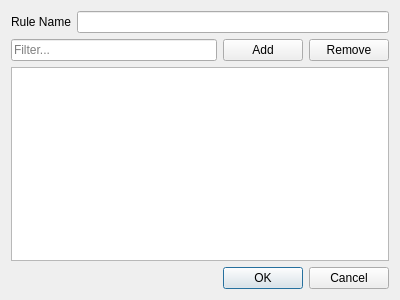
<?xml version="1.0" encoding="UTF-8"?>
<ui version="4.0">
 <class>Dialog</class>
 <widget class="QDialog" name="Dialog">
  <property name="geometry">
   <rect>
    <x>0</x>
    <y>0</y>
    <width>400</width>
    <height>300</height>
   </rect>
  </property>
  <property name="windowTitle">
   <string>Dialog</string>
  </property>
  <layout class="QVBoxLayout" name="verticalLayout" stretch="50,50,0,0">
   <item>
    <layout class="QHBoxLayout" name="horizontalLayout_2">
     <item>
      <widget class="QLabel" name="label_2">
       <property name="text">
        <string>Rule Name</string>
       </property>
      </widget>
     </item>
     <item>
      <widget class="QLineEdit" name="lineEdit_2"/>
     </item>
    </layout>
   </item>
   <item>
    <layout class="QHBoxLayout" name="horizontalLayout">
     <item>
      <widget class="QLineEdit" name="lineEdit">
       <property name="placeholderText">
        <string>Filter...</string>
       </property>
      </widget>
     </item>
     <item>
      <widget class="QPushButton" name="pushButton">
       <property name="text">
        <string>Add</string>
       </property>
      </widget>
     </item>
     <item>
      <widget class="QPushButton" name="pushButton_2">
       <property name="text">
        <string>Remove</string>
       </property>
      </widget>
     </item>
    </layout>
   </item>
   <item>
    <widget class="QListView" name="listView"/>
   </item>
   <item>
    <widget class="QDialogButtonBox" name="buttonBox">
     <property name="orientation">
      <enum>Qt::Orientation::Horizontal</enum>
     </property>
     <property name="standardButtons">
      <set>QDialogButtonBox::StandardButton::Cancel|QDialogButtonBox::StandardButton::Ok</set>
     </property>
    </widget>
   </item>
  </layout>
 </widget>
 <resources/>
 <connections>
  <connection>
   <sender>buttonBox</sender>
   <signal>accepted()</signal>
   <receiver>Dialog</receiver>
   <slot>accept()</slot>
   <hints>
    <hint type="sourcelabel">
     <x>248</x>
     <y>254</y>
    </hint>
    <hint type="destinationlabel">
     <x>157</x>
     <y>274</y>
    </hint>
   </hints>
  </connection>
  <connection>
   <sender>buttonBox</sender>
   <signal>rejected()</signal>
   <receiver>Dialog</receiver>
   <slot>reject()</slot>
   <hints>
    <hint type="sourcelabel">
     <x>316</x>
     <y>260</y>
    </hint>
    <hint type="destinationlabel">
     <x>286</x>
     <y>274</y>
    </hint>
   </hints>
  </connection>
 </connections>
</ui>
